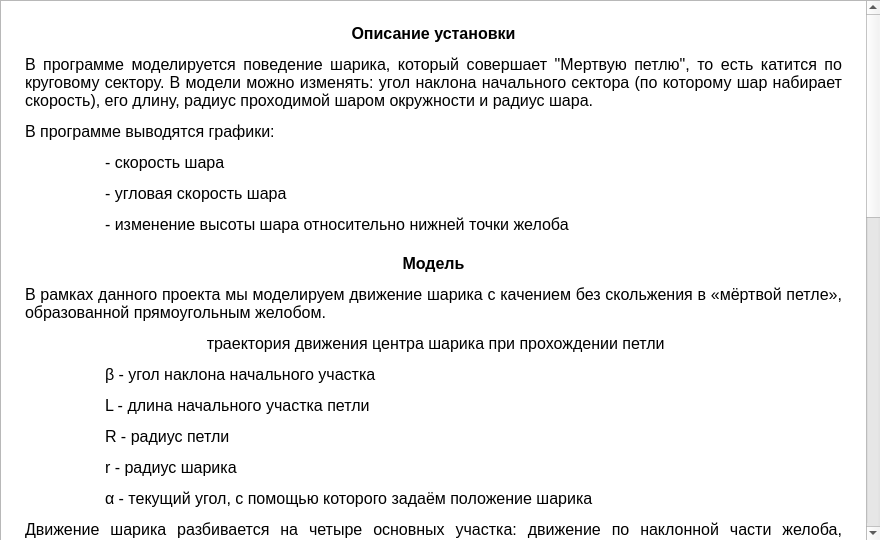
<?xml version="1.0" encoding="UTF-8"?>
<ui version="4.0">
 <class>help</class>
 <widget class="QMainWindow" name="help">
  <property name="geometry">
   <rect>
    <x>0</x>
    <y>0</y>
    <width>880</width>
    <height>540</height>
   </rect>
  </property>
  <property name="minimumSize">
   <size>
    <width>880</width>
    <height>540</height>
   </size>
  </property>
  <property name="maximumSize">
   <size>
    <width>880</width>
    <height>540</height>
   </size>
  </property>
  <property name="windowTitle">
   <string>О программе</string>
  </property>
  <property name="windowIcon">
   <iconset resource="../resources/mres.qrc">:/mres/ball.ico</iconset>
  </property>
  <property name="locale">
   <locale language="Russian" country="RussianFederation"/>
  </property>
  <widget class="QWidget" name="centralwidget">
   <widget class="QTextBrowser" name="textBrowser">
    <property name="geometry">
     <rect>
      <x>0</x>
      <y>0</y>
      <width>881</width>
      <height>541</height>
     </rect>
    </property>
    <property name="locale">
     <locale language="Russian" country="RussianFederation"/>
    </property>
    <property name="html">
     <string>&lt;!DOCTYPE HTML PUBLIC &quot;-//W3C//DTD HTML 4.0//EN&quot; &quot;http://www.w3.org/TR/REC-html40/strict.dtd&quot;&gt;
&lt;html&gt;
&lt;head&gt;
&lt;meta name=&quot;qrichtext&quot; content=&quot;1&quot; /&gt;
&lt;/head&gt;
&lt;body style=&quot;font-family:'Times New Roman',serif; font-size:12pt; font-weight:400; font-style:normal;&quot;&gt;
&lt;p style=&quot;-qt-paragraph-type:empty; -qt-block-indent:0; text-indent:0px; margin-top:0px; margin-bottom:0px; margin-left:0px; margin-right:0px;&quot;&gt;&lt;/p&gt;
&lt;p style=&quot;margin-left:20px;margin-right:20px;margin-top:0px;&quot; align=&quot;center&quot;&gt;&lt;span style=&quot;font-weight:600;&quot;&gt;Описание установки&lt;/span&gt;&lt;/p&gt;
&lt;p style=&quot;margin-left:20px;margin-right:20px;&quot; align=&quot;justify&quot;&gt;В программе моделируется поведение шарика, который совершает &amp;quot;Мертвую петлю&amp;quot;, то есть катится по круговому сектору. В модели можно изменять: угол наклона начального сектора (по которому шар набирает скорость), его длину, радиус проходимой шаром окружности и радиус шара.&lt;/p&gt;
&lt;p style=&quot;margin-left:20px;margin-right:20px;&quot; align=&quot;justify&quot;&gt;В программе выводятся графики: &lt;/p&gt;
&lt;p style=&quot;margin-left:20px;margin-right:20px;&quot; align=&quot;justify&quot;&gt;	- скорость шара&lt;/p&gt;
&lt;p style=&quot;margin-left:20px;margin-right:20px;&quot; align=&quot;justify&quot;&gt;	- угловая скорость шара &lt;/p&gt;
&lt;p style=&quot;margin-left:20px;margin-right:20px;&quot; align=&quot;justify&quot;&gt;	- изменение высоты шара относительно нижней точки желоба&lt;/p&gt;
&lt;p style=&quot;margin-left:20px;margin-right:20px;margin-top:20px;&quot; align=&quot;center&quot;&gt;&lt;span style=&quot;font-weight:600;&quot;&gt;Модель&lt;/span&gt;&lt;/p&gt;
&lt;p style=&quot;margin-left:20px;margin-right:20px;&quot; align=&quot;justify&quot;&gt;В рамках данного проекта мы моделируем движение шарика с качением без скольжения в «мёртвой петле», образованной прямоугольным желобом. &lt;/p&gt;
&lt;p style=&quot;margin-left:20px;margin-right:20px;&quot; align=&quot;center&quot;&gt;&lt;img src=&quot;:/help.files/image001.png&quot; /&gt;&lt;/p&gt;
&lt;p style=&quot;margin-left:20px;margin-right:20px;&quot; align=&quot;center&quot;&gt; траектория движения центра шарика при прохождении петли&lt;/p&gt;
&lt;p style=&quot;margin-left:20px;margin-right:20px;&quot; align=&quot;justify&quot;&gt;	β - угол наклона начального участка&lt;/p&gt;
&lt;p style=&quot;margin-left:20px;margin-right:20px;&quot; align=&quot;justify&quot;&gt;	L - длина начального участка петли&lt;/p&gt;
&lt;p style=&quot;margin-left:20px;margin-right:20px;&quot; align=&quot;justify&quot;&gt;	R - радиус петли&lt;/p&gt;
&lt;p style=&quot;margin-left:20px;margin-right:20px;&quot; align=&quot;justify&quot;&gt;	r - радиус шарика&lt;/p&gt;
&lt;p style=&quot;margin-left:20px;margin-right:20px;&quot; align=&quot;justify&quot;&gt;	α - текущий угол, с помощью которого задаём положение шарика &lt;/p&gt;
&lt;p style=&quot;margin-left:20px;margin-right:20px;&quot; align=&quot;justify&quot;&gt;Движение шарика разбивается на четыре основных участка: движение по наклонной части желоба, движение по входному в петлю сектору β, движение и петле и выкатывание шарика по горизонтальному участку желоба. &lt;/p&gt;
&lt;p style=&quot;margin-left:20px;margin-right:20px;&quot; align=&quot;justify&quot;&gt;Поскольку мы имеем дело с качением, для решения задачи нам необходимо составить уравнение динамики вращательного движения твёрдого тела относительно оси вращения. &lt;/p&gt;
&lt;p style=&quot;margin-left:20px;margin-right:20px;&quot; align=&quot;center&quot;&gt;&lt;img src=&quot;:/help.files/pic1.PNG&quot; /&gt;&lt;/p&gt;
&lt;p style=&quot;margin-left:20px;margin-right:20px;&quot; align=&quot;justify&quot;&gt;Необходимо вычислить момент инерции. Рассмотрим вращение шарика относительно неподвижной оси, совпадающей в данный момент времени с мгновенной осью вращения. Нам известен момент инерции шарика относительно оси, проходящей через центр масс. Поэтому мы можем воспользоваться теоремой Штейнера, если найдём расстояние между осями: &lt;/p&gt;
&lt;p style=&quot;margin-left:20px;margin-right:20px;&quot; align=&quot;center&quot;&gt;&lt;img src=&quot;:/help.files/image002.png&quot; /&gt;&lt;/p&gt;
&lt;p style=&quot;margin-left:20px;margin-right:20px;&quot; align=&quot;center&quot;&gt;&lt;img src=&quot;:/help.files/image004.png&quot; /&gt;&lt;/p&gt;
&lt;p style=&quot;margin-left:20px;margin-right:20px;&quot; align=&quot;center&quot;&gt;Поперечное сечение шарика и желоба&lt;/p&gt;
&lt;p style=&quot;margin-left:20px;margin-right:20px;&quot; align=&quot;justify&quot;&gt;Вращение шарика при качении происходит вокруг оси, обозначенной пунктиром.&lt;/p&gt;
&lt;p style=&quot;margin-left:20px;margin-right:20px;&quot; align=&quot;justify&quot;&gt;Воспользуемся теоремой Штейнера.&lt;/p&gt;
&lt;p style=&quot;margin-left:20px;margin-right:20px;&quot; align=&quot;center&quot;&gt;&lt;img src=&quot;:/help.files/image006.png&quot; /&gt;&lt;/p&gt;
&lt;p style=&quot;margin-left:20px;margin-right:20px;&quot; align=&quot;justify&quot;&gt;Теперь рассмотрим первый участок движения шарика: &lt;/p&gt;
&lt;p style=&quot;margin-left:20px;margin-right:20px;&quot; align=&quot;justify&quot;&gt;Относительно данной оси в уравнении динамики вращательного движения твёрдого тела ненулевым является только момент силы тяжести. &lt;/p&gt;
&lt;p style=&quot;margin-left:20px;margin-right:20px;&quot; align=&quot;center&quot;&gt;&lt;img src=&quot;:/help.files/sn1.PNG&quot; /&gt;&lt;/p&gt;
&lt;p style=&quot;margin-left:20px;margin-right:20px;&quot; align=&quot;justify&quot;&gt;Мы можем вычислить характеристики шарика: &lt;/p&gt;
&lt;p style=&quot;margin-left:20px;margin-right:20px;&quot; align=&quot;center&quot;&gt;&lt;img src=&quot;:/help.files/sn2.PNG&quot; /&gt;&lt;/p&gt;
&lt;p style=&quot;margin-left:20px;margin-right:20px;&quot; align=&quot;center&quot;&gt;&lt;img src=&quot;:/help.files/image012.png&quot; /&gt;&lt;/p&gt;
&lt;p style=&quot;margin-left:20px;margin-right:20px;&quot; align=&quot;justify&quot;&gt;На втором участке при расчёте углового ускорения шарика и мгновенного ускорения поступаем аналогично. Движение рассматриваем как движение по окружности (пунктир на рисунке соответствует траектории движения центра шарика). &lt;/p&gt;
&lt;p style=&quot;margin-left:20px;margin-right:20px;&quot; align=&quot;justify&quot;&gt;Угол α изменяется от – β до 2π &lt;/p&gt;
&lt;p style=&quot;margin-left:20px;margin-right:20px;&quot; align=&quot;center&quot;&gt;&lt;img src=&quot;:/help.files/image014.png&quot; /&gt;&lt;/p&gt;
&lt;p style=&quot;margin-left:20px;margin-right:20px;&quot; align=&quot;center&quot;&gt;&lt;img src=&quot;:/help.files/sn3.PNG&quot; /&gt;&lt;/p&gt;
&lt;p style=&quot;margin-left:20px;margin-right:20px;&quot; align=&quot;justify&quot;&gt;Так как &lt;img src=&quot;:/help.files/image018.png&quot; /&gt;, найдём α при помощи метода Эйлера. Реализация его алгоритма находится непосредственно в коде. &lt;/p&gt;
&lt;p style=&quot;margin-left:20px;margin-right:20px;&quot; align=&quot;center&quot;&gt;&lt;img src=&quot;:/help.files/image020.png&quot; /&gt;&lt;/p&gt;
&lt;p style=&quot;margin-left:20px;margin-right:20px;&quot; align=&quot;justify&quot;&gt;Третий участок отличается от второго смещением по ещё одной оси координат (необходимо для движения именно по петле, а не по замкнутой окружности). &lt;/p&gt;
&lt;p style=&quot;margin-left:20px;margin-right:20px;&quot; align=&quot;justify&quot;&gt;Движение по последнему участку: &lt;/p&gt;
&lt;p style=&quot;margin-left:20px;margin-right:20px;&quot; align=&quot;center&quot;&gt;&lt;img src=&quot;:/help.files/image022.png&quot; /&gt;&lt;/p&gt;
&lt;p style=&quot;margin-left:20px;margin-right:20px;&quot; align=&quot;justify&quot;&gt;Случай падения находим, если выполняется: &lt;/p&gt;
&lt;p style=&quot;margin-left:20px;margin-right:20px;&quot; align=&quot;center&quot;&gt;&lt;img src=&quot;:/help.files/image024.png&quot; /&gt;&lt;/p&gt;
&lt;p style=&quot;margin-left:20px;margin-right:20px;margin-top:20px;&quot; align=&quot;center&quot;&gt;&lt;span style=&quot;font-weight:600;&quot;&gt;Помощь в управлении&lt;/span&gt;&lt;/p&gt;
&lt;p style=&quot;margin-left:20px;margin-right:20px;&quot; align=&quot;justify&quot;&gt;При запуске программы, перед вами открывается загрузочное окно с титульным лиистом проекта.&lt;/p&gt;
&lt;p style=&quot;margin-left:20px;margin-right:20px;&quot; align=&quot;justify&quot;&gt;Второе загруженное окно - главное окно приложения, изменить вид на установку можно с помощью колесика мышки &lt;span style=&quot;font-style:italic;&quot;&gt;(увеличение, уменьшение)&lt;/span&gt; и с помощье левой кнопки мыши &lt;span style=&quot;font-style:italic;&quot;&gt;(нажать левую кнопку мыши и перемещая мышь изменить угол обзора)&lt;/span&gt;. На вкладке графики предоставлены графики изменения различных величин, с помощью колесика мышки можно изменять его масштаб.&lt;/p&gt;
&lt;p style=&quot;-qt-paragraph-type:empty; -qt-block-indent:0; text-indent:0px; margin-top:0px; margin-bottom:0px; margin-left:0px; margin-right:0px;&quot;&gt;&lt;/p&gt;
&lt;/body&gt;
&lt;/html&gt;</string>
    </property>
   </widget>
  </widget>
 </widget>
 <resources>
  <include location="../resources/mres.qrc"/>
 </resources>
 <connections/>
</ui>
